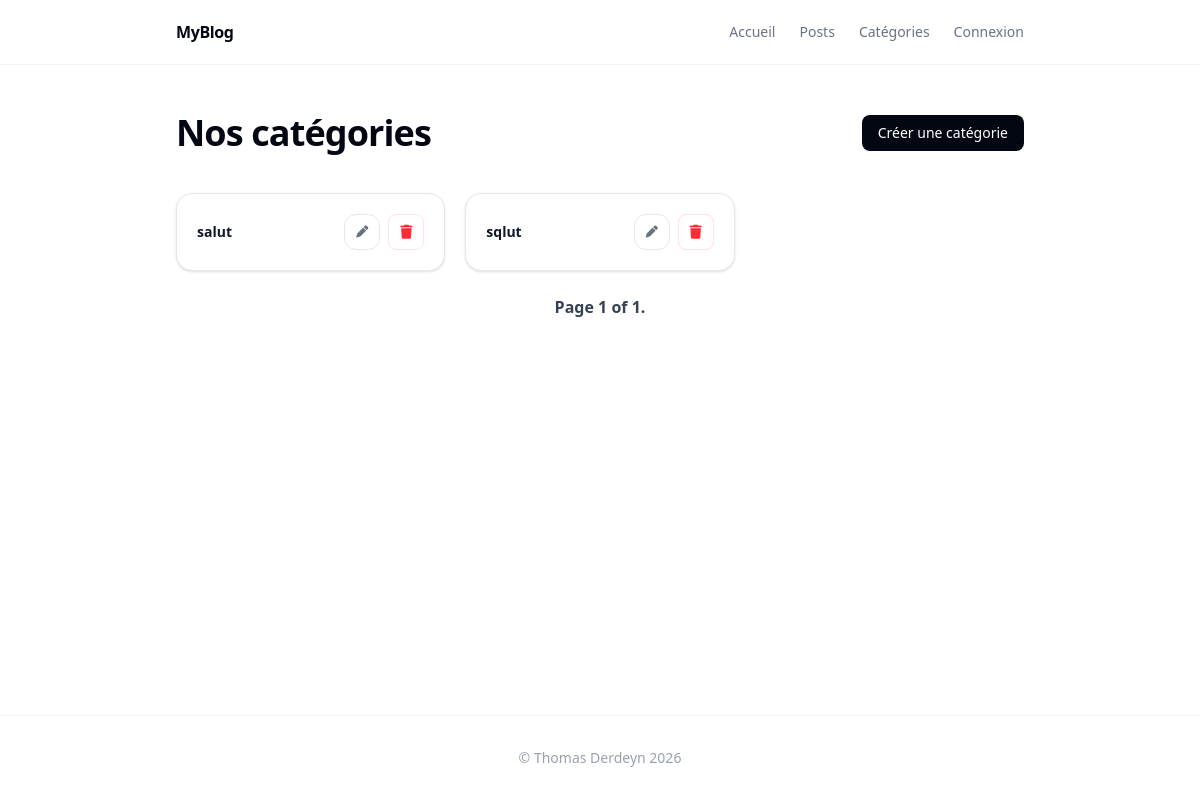
The page /category/list/ on the database as committed earlier.
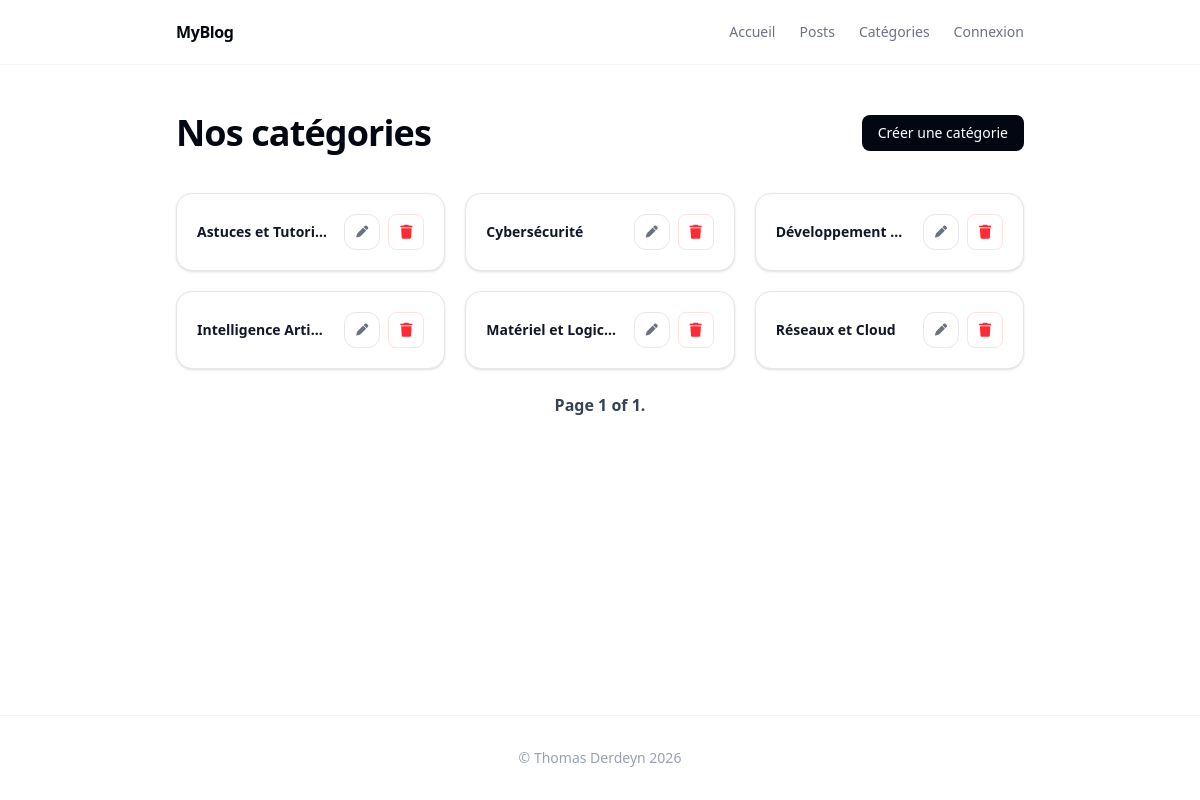
The same page on the database as committed later.
### blog_app/models.py (models this page shows, shortened)
class Category(models.Model):
  name = models.CharField(max_length=50, verbose_name="Nom")
  class Meta:
    ordering = ('name', )
    verbose_name = "catégorie"
    verbose_name_plural = "catégories"

### blog_app/views/category_views.py (the view)
# urls.py: path('category/list/', views.CategoryListView.as_view(), name="category_list"),
class CategoryListView(View):
    paginate_by = 18
    def get(self, request):
        categories = Category.objects.all()
        paginator = Paginator(categories, self.paginate_by)
        page_obj = paginator.get_page(request.GET.get("page"))
        context = {
            "page_obj": page_obj,
        }
        return render(request, "blog_app/category/category_list.html", context)

### blog_app/templates/blog_app/category/category_list.html (shortened to what this page needs)
{% extends 'base.html' %}
{% load static %}
{% block content %}
<section class="mb-10">
  <div class="flex flex-wrap items-center justify-between gap-4">
    <div>
      <h1 class="text-3xl font-bold tracking-tight text-gray-950 sm:text-4xl">
        Nos catégories
      </h1>
    </div>
    <a href="{% url 'category_create' %}"
      class="rounded-lg bg-gray-950 px-4 py-2 text-sm font-medium text-white transition hover:bg-gray-800">
      Créer une catégorie
    </a>
  </div>
</section>
<div class="grid gap-5 sm:grid-cols-2 lg:grid-cols-3">
  {% for category in page_obj %}
  <article class="group relative overflow-hidden rounded-2xl border border-gray-200 bg-white p-5 shadow-sm
           transition-all duration-300 hover:-translate-y-1 hover:border-gray-300 hover:shadow-lg">
    <div class="flex items-center justify-between gap-4">
      <a href="{% url 'category' id=category.id %}" class="flex min-w-0 flex-1 items-center gap-4">
        <div class="min-w-0">
          <p class="truncate text-sm font-semibold text-gray-900">
            {{ category.name }}
          </p>
        </div>
      </a>
      <div class="flex shrink-0 items-center gap-2">
        <a href="{% url 'category_edit' id=category.id %}" title="Modifier la catégorie"
          aria-label="Modifier la catégorie" class="inline-flex h-9 w-9 items-center justify-center rounded-xl
                 border border-gray-200 bg-white text-gray-500
                 transition-all duration-200
                 hover:border-gray-950 hover:bg-gray-950 hover:text-white">
          <i class="fa-solid fa-pen text-xs"></i>
        </a>
        <a href="{% url 'category_delete' id=category.id %}" title="Supprimer la catégorie" aria-label="Supprimer la catégorie"
                        class="inline-flex h-9 w-9 items-center justify-center rounded-lg border border-red-100 text-red-500 transition hover:border-red-500 hover:bg-red-500 hover:text-white">
                        <i class="fa-solid fa-trash text-sm"></i>
                    </a>
      </div>
    </div>
  </article>
  {% endfor %}
</div>
{% endblock %}

### templates/base.html (shortened to what this page needs)
{% load static %}
<!DOCTYPE html>
<html lang="fr">
<head>
  <link rel="stylesheet" href="https://cdnjs.cloudflare.com/ajax/libs/font-awesome/6.4.0/css/all.min.css" />
  <script src="https://cdn.jsdelivr.net/npm/@tailwindcss/browser@4"></script>
  <link rel="stylesheet" type="text/css" href="{% static 'css/styles.css' %}" />
</head>
<body class="bg-white text-gray-700 antialiased min-h-screen flex flex-col">
  <header class="border-b border-gray-100">
    <nav>
      <ul class="max-w-4xl mx-auto px-6 py-5 flex items-center justify-between">
        <a href="{% url 'index' %}" class="text-base font-semibold tracking-tight text-gray-950">
          MyBlog
        </a>
        <div class="flex gap-6 text-sm font-medium text-gray-500">
          <li><a href="{% url 'index' %}" class="hover:text-gray-950 transition-colors">Accueil</a></li>
          <li><a href="{% url 'post_list' %}" class="hover:text-gray-950 transition-colors">Posts</a></li>
          <li><a href="{% url 'category_list' %}" class="hover:text-gray-950 transition-colors">Catégories</a></li>
          {% if not user.is_authenticated %}
          <li class="nav-item">
            <a class="nav-link" href="{% url 'login' %}">Connexion</a>
          </li>
          {% endif %}
      </ul>
    </nav>
  </header>
  <main class="flex-1">
    <div class="max-w-4xl mx-auto px-6 py-12">
      {% block content %}
      {% endblock %}
      {% if page_obj %}
      <div class="flex justify-center items-center mt-6">
        <span class="flex items-center gap-4">
          <span class="font-bold text-gray-700">
            Page {{ page_obj.number }} of {{ page_obj.paginator.num_pages }}.
          </span>
        </span>
      </div>
      {% endif %}
    </div>
  </main>
  <footer class="border-t border-gray-100">
    <div class="max-w-4xl mx-auto px-6 py-8 text-center text-sm text-gray-400">
      <p>&copy; Thomas Derdeyn 2026</p>
    </div>
  </footer>
</body>
</html>

Rows that differ between the two databases and show on the page:
removed Category: name "salut"
removed Category: name "sqlut"
added Category: name "Astuces et Tutori…"
added Category: name "Cybersécurité"
added Category: name "Développement…"
added Category: name "Intelligence Artif…"
added Category: name "Matériel et Logic…"
added Category: name "Réseaux et Cloud"
